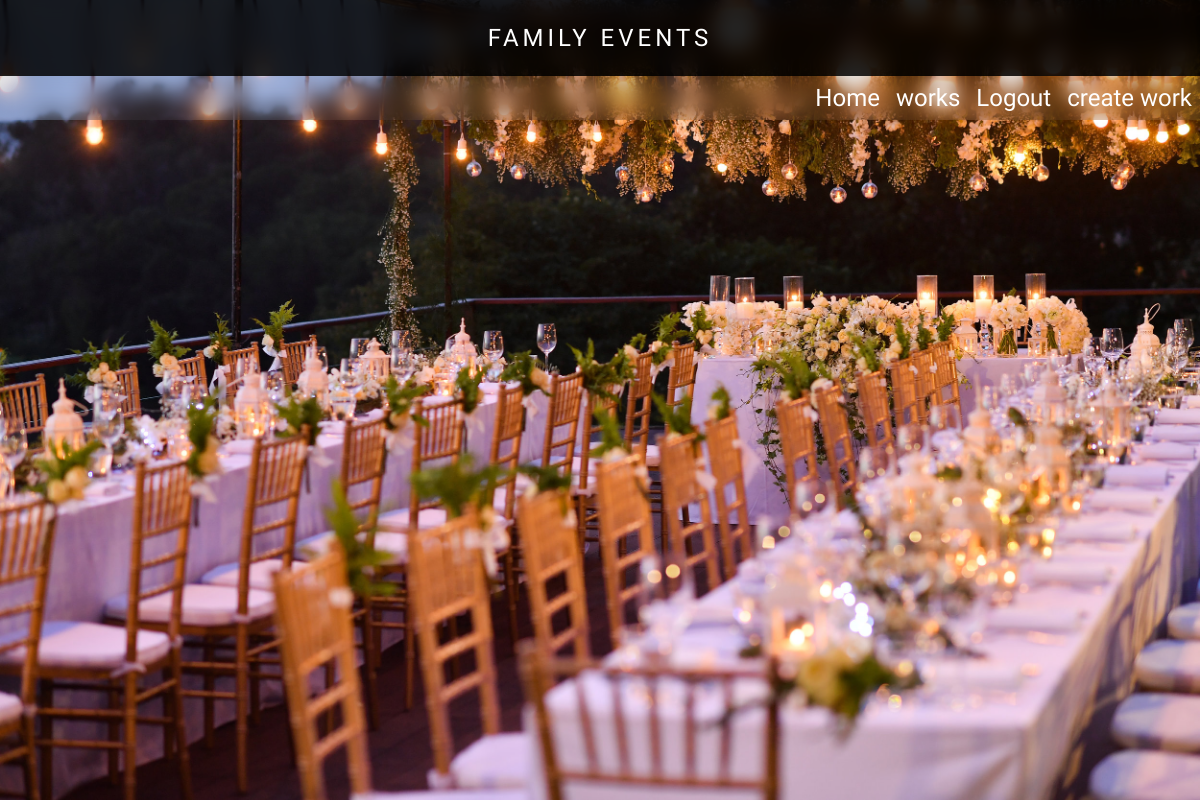
Page /workhistory/ (signed in) on the earlier database version.
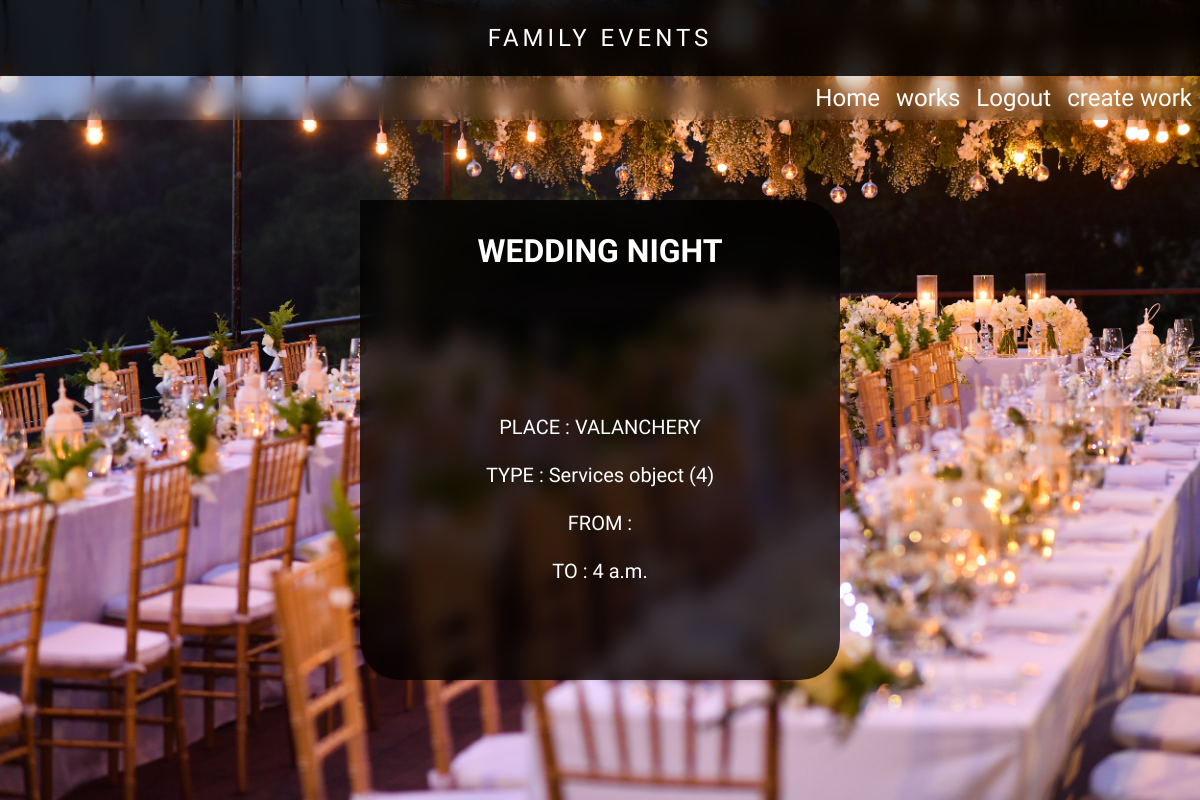
Same page on the later database version.
### EventsWorks/models.py (models this page shows)
class BookedWorks(models.Model):
    user=models.ForeignKey(User,on_delete=models.SET_NULL,related_name='booked_workers',null=True)
    work=models.ForeignKey(Works,on_delete=models.SET_NULL,related_name='booked_works',null=True)
    status = models.IntegerField(default=0)

class Works(models.Model):
    name=models.CharField(max_length=200)
    type=models.ForeignKey(Services,on_delete=models.SET_NULL,related_name='service_type',null=True)
    date=models.DateField()
    place=models.CharField(max_length=500)
    from_time=models.TimeField()
    to_time=models.TimeField()
    slots=models.IntegerField(default=20)
    booked_slots=models.IntegerField(default=0)
    status=models.IntegerField(default=0)

### services/models.py (models this page shows)
class Services(models.Model):
    name=models.CharField(max_length=200)
    description=models.TextField()
    image=models.ImageField(upload_to='media/',null=True)

### EventsWorks/views.py (the view)
# urls.py: path('workhistory/',views.work_history,name='workhistory'),
def work_history(request):
    user=request.user
    works=BookedWorks.objects.filter(user=user,status=2)
    return render(request,'works/work_history.html',{'user':user,'works':works})

### templates/works/work_history.html (shortened to what this page needs)
<!DOCTYPE html>
<html lang="en">
<head>
    {% load static %}
    <link rel="stylesheet" href="{% static 'css/styles.css' %}">
</head>
<body>
    <div class="body">
        <div class="nav-bar">
            <div class="black-bar">
                <span>FAMILY EVENTS</span>
            </div>
            <div class="glass-bar">
                <ul>
                    <a href="{% url 'homepage' %}"><li>Home</li></a>
                    <a href="{% url 'worksmenu' %}"><li>works</li></a>
                    {% if user.is_authenticated %}
                    <a href="{% url 'logout' %}"><li>Logout</li></a>
                    {% else %}
                    <a href="{% url 'loginpage' %}"><li>Login/Register</li></a>
                    {% endif %}
                    {% if user.user_profile.role >= 3 %}
                    <a href="{% url 'creatework' %}"><li>create work</li></a>
                    {% endif %}
                </ul>
            </div>
        </div>
<div class="service-content-box">
    {% for x in works %}
    <form class="create-service works-bar works history">
       <h3>{{x.work.name}}</h3>
       <div class="content-inside">
       <span>PLACE : {{x.work.place}}</span>
       <span>TYPE : {{x.work.type}}</span>
       <span>FROM : {{x.workfrom_time}}</span>
       <span>TO : {{x.work.to_time}}</span>
    </div>
    </form>
    {% endfor %}
</div>
</body>
</html>

Differences in the rows shown:
added BookedWorks: work.name "WEDDING NIGHT", work.place "VALANCHERY", work.type "Services object (4)", work.to_time "4 a.m."
